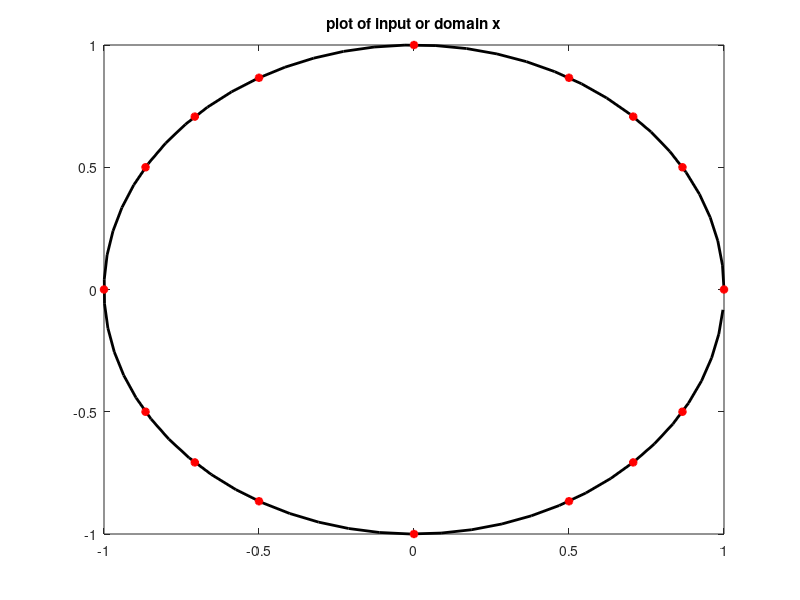

MATLAB code to generate this figure: (Note: this script raises an error after producing the figure.)
% Tranformation of circle under given matrix

clear;clc;clf;
M=[1,-3/2;0,1];  % transformation matix
% for ploting
t  =  0:0.1:2*pi;
p  =  exp(1i.*t);         % point on cirles in complex form
x  =  [real(p);imag(p)];  % points of circle in X-Y plane
y  =  M*x;                % points in X-Y plane after transformation 
% domian x-points
x_node=[0,pi/6,pi/4,pi/3,pi/2,2*pi/3,3*pi/4,5*pi/6,pi,7*pi/6,5*pi/4,4*pi/3,3*pi/2,5*pi/3,7*pi/4,11*pi/6];
point=exp(1i.*x_node);
domain_point=[real(point);imag(point)];
codomain_point=M*domain_point;
% plot
figure(1)
plot(x(1,:),x(2,:),'k','Linewidth',2)
hold on
plot(domain_point(1,:),domain_point(2,:),'r*','Linewidth',2)
title('plot of input or domain x')
a=gca();
a.XAxisLocation='origin';
a.YAxisLocation='origin';
axis equal 
grid on
grid minor
% a.GridColor='r';
% a.MinorGridColor='r';
figure(2)
plot(y(1,:),y(2,:),'b','Linewidth',2)
hold on
plot(codomain_point(1,:),codomain_point(2,:),'r*','Linewidth',2)
title('plot of output y=Mx')
ax=gca();
ax.XAxisLocation='origin';
ax.YAxisLocation='origin';
axis equal
grid on
grid minor
% ax.GridColor='r';
% ax.MinorGridColor='r';
% general form of ellipse:
% Ax^2+Bxy+Cy^2+Dx+Ey+F=0